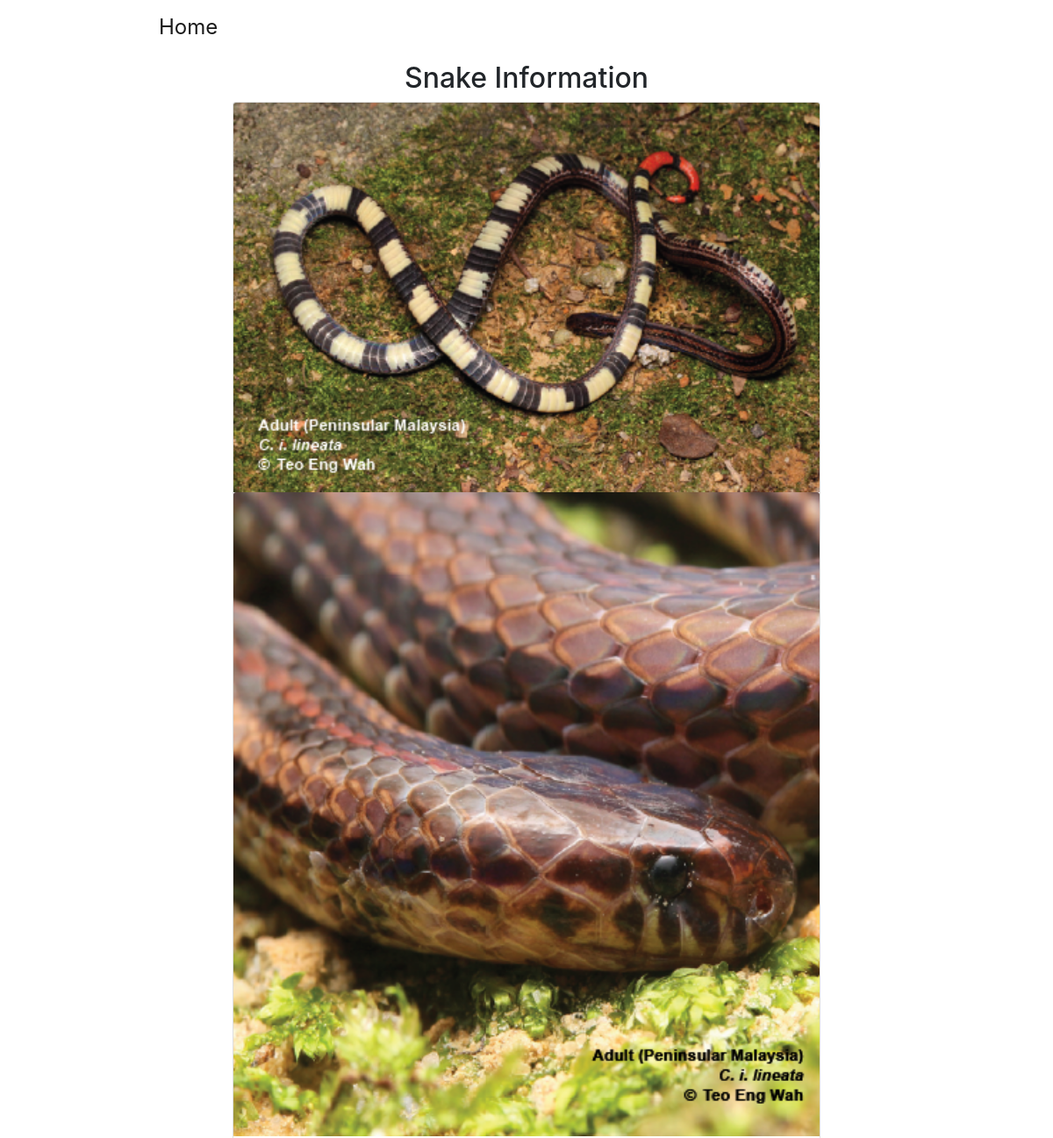
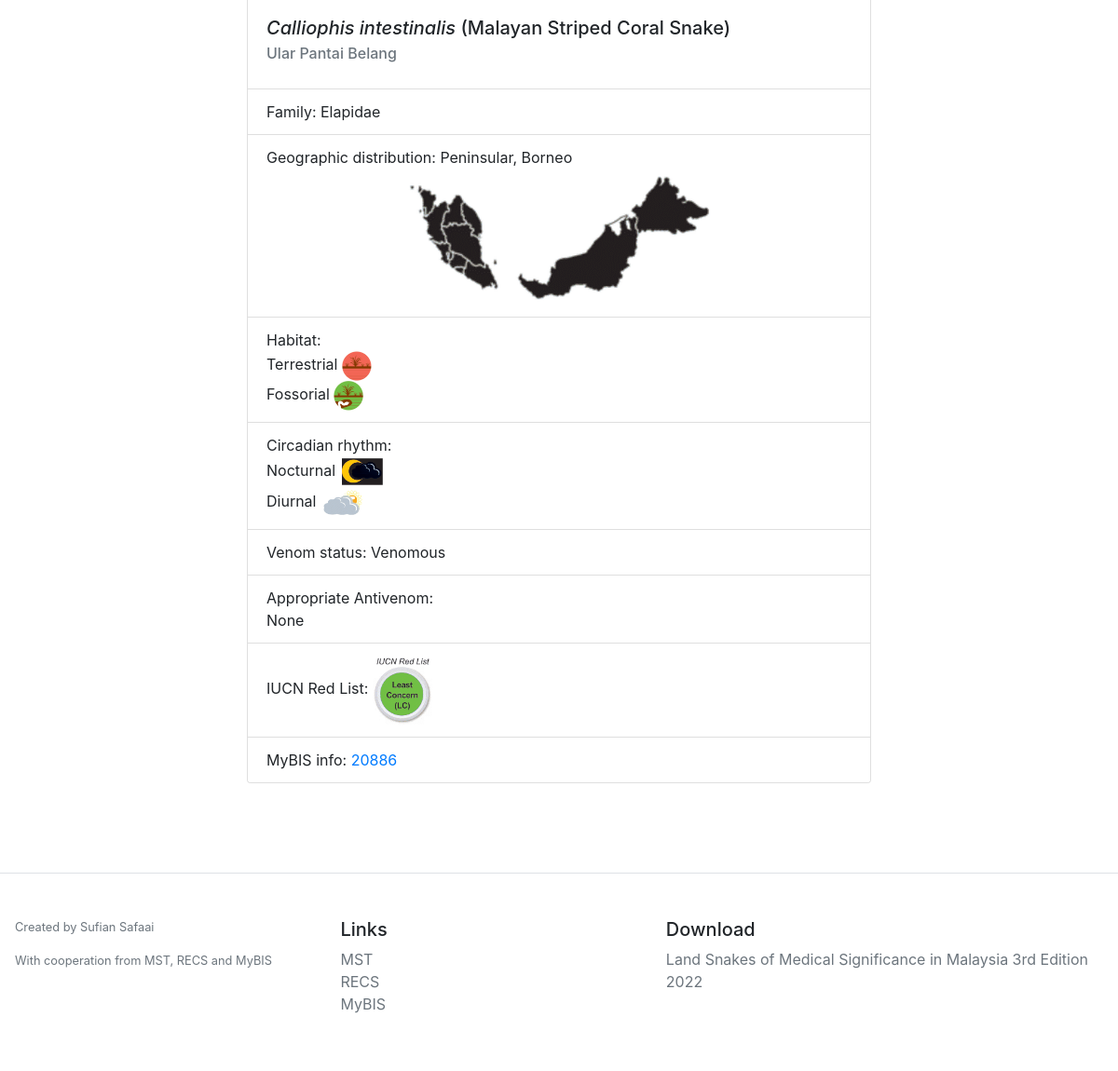
The app's page /snake_info/6 with its own data (2 pictures, top to bottom).
### project/models.py (models this page shows)
class Snakes(db.Model):
    __tablename__ = 'snake'
    id = db.Column(db.Integer, primary_key=True)
    name_en = db.Column(db.String(50), nullable=True)
    name_bm = db.Column(db.String(50), nullable=True)
    name_scientific = db.Column(db.String(50), nullable=True)
    family = db.Column(db.String(50), nullable=True)
    snake_location = db.Column(db.String(50), nullable=True)
    habitat = db.Column(db.String(50), nullable=True)
    circadian = db.Column(db.String(50), nullable=True)
    venom_status = db.Column(db.String(50), nullable=True)
    antivenom = db.Column(db.String(50), nullable=True)
    iucn = db.Column(db.String(50), nullable=True)
    mybis = db.Column(db.String(50), nullable=True)
    locations = db.relationship('Snake_location', backref = 'location', lazy='dynamic')

### project/sdata/sdata.py (the view)
@sdata.route('/snake_info/<int:id>')
def snake_info(id):
    snake_intel = Snakes.query.get(id)
    mypath = 'project/static/snake_img/' + str(id)
    img_files = [f for f in listdir(mypath) if isfile(join(mypath, f))]
    def convert(string):
        li = list(string.split(","))
        return li
    return render_template('snake_info.html',
    snake_intel=snake_intel,
    img_files=img_files,
    convert=convert
    )

### project/sdata/templates/snake_info.html (shortened to what this page needs)
{% extends "base.html" %}
{% block head %}
{{super()}}
<head>
</head>
{% endblock %}
{% block content %}
<div class="container" style="padding-top: 10px;margin: auto;max-width: 700px;">
  <h2 style="text-align: center;">Snake Information</h2>
  <div class="card" style="width: 100%;">
    {% for i in img_files %}
    <img class="card-img-top" src="{{url_for('sdata.img_info', id=snake_intel.id, filename=i )}}" alt="Card image cap">
    {% endfor %}
    <div class="card-body">
      <h5 class="card-title"><i>{{snake_intel.name_scientific}}</i> ({{snake_intel.name_en}})</h5>
      <h6 class="card-subtitle mb-2 text-muted">{{ snake_intel.name_bm }}</h6>
    </div>
    <ul class="list-group list-group-flush">
      <li class="list-group-item">Family: {{snake_intel.family}}</li>
      <li class="list-group-item">Geographic distribution: {{snake_intel.snake_location}}<br>
        <img class="card-img-top mx-auto" src="{{url_for('sdata.geo', id=snake_intel.id )}}" alt="Card image cap" style="max-width: 355px;display: block;">
      </li>
      <li class="list-group-item">Habitat: <br>
      {% for h in convert(snake_intel.habitat) %}
        {{h}}
         <img class="img-fluid" src="{{url_for('sdata.static', filename='logo/')}}{{h +'.png'}}" alt="Card image cap" style="max-width: 32px;">
         <br>
       {% endfor %}
      </li>
      <li class="list-group-item">Circadian rhythm:<br>
      {% for c in convert(snake_intel.circadian) %}
      {% if c %}
       {{c}}
        <img class="img-fluid" src="{{url_for('sdata.static', filename='logo/')}}{{c +'.png'}}" alt="Card image cap" style="max-width: 48px;">
        <br>
      {% else %}
        None
      {% endif %}
      {% endfor %}
      </li>
      {% if snake_intel.venom_status=='venomous' %}
      <li class="list-group-item" style="color:red">Venom status: {{snake_intel.venom_status}}
        <img class="img-fluid" src="{{url_for('sdata.static', filename='logo/')}}{{snake_intel.venom_status+'.png'}}" alt="Card image cap" style="max-width: 32px;">
      </li>
      {% elif snake_intel.venom_status=='non-venomous' %}
      <li class="list-group-item" style="color:green">Venom status: {{snake_intel.venom_status}}
        <img class="img-fluid" src="{{url_for('sdata.static', filename='logo/')}}{{snake_intel.venom_status+'.png'}}" alt="Card image cap" style="max-width: 32px;">
      </li>
      {% elif snake_intel.venom_status=='undetermined' %}
      <li class="list-group-item">Venom status: {{snake_intel.venom_status}}
        <img class="img-fluid" src="{{url_for('sdata.static', filename='logo/')}}{{snake_intel.venom_status+'.png'}}" alt="Card image cap" style="max-width: 32px;">
      </li>
      {% else %}
      <li class="list-group-item">Venom status: {{snake_intel.venom_status}}</li>
      {% endif %}
      <li class="list-group-item">Appropriate Antivenom: <br>
        {% for a in convert(snake_intel.antivenom) %}
        {{ a }}<br>
        {% endfor %}
      </li>
      {% if snake_intel.iucn=='least' %}
      <li class="list-group-item">IUCN Red List:
        <img class="img-fluid" src="{{url_for('sdata.static', filename='logo/')}}{{snake_intel.iucn+'.png'}}" alt="Card image cap" style="max-width: 64px;">
      </li>
      {% elif snake_intel.iucn=='vulnerable' %}
      <li class="list-group-item">IUCN Red List:
        <img class="img-fluid" src="{{url_for('sdata.static', filename='logo/')}}{{snake_intel.iucn+'.png'}}" alt="Card image cap" style="max-width: 64px;">
      </li>
      {% elif snake_intel.iucn=='not_evaluated' %}
      <li class="list-group-item">IUCN Red List:
        <img class="img-fluid" src="{{url_for('sdata.static', filename='logo/')}}{{snake_intel.iucn+'.png'}}" alt="Card image cap" style="max-width: 64px;">
      </li>
      {% else %}
      <li class="list-group-item">IUCN Red List: None</li>
      {% endif %}
      <li class="list-group-item">MyBIS info: <a href="https://www.mybis.gov.my/sp/{{snake_intel.mybis}}"
          target="blank">{{snake_intel.mybis}}</a></li>
    </ul>
  </div>
  <br>
  <br>
</div>
{% endblock %}

### records on screen
Snakes: name_scientific "Calliophis intestinalis", name_en "Malayan Striped Coral Snake", name_bm "Ular Pantai Belang", family "Elapidae", snake_location "Peninsular, Borneo", venom_status "Venomous", antivenom "None", iucn (picture), mybis "20886"

### other values on screen
{{ h }} "Terrestrial" "Fossorial"
{{ c }} "Nocturnal" "Diurnal"
